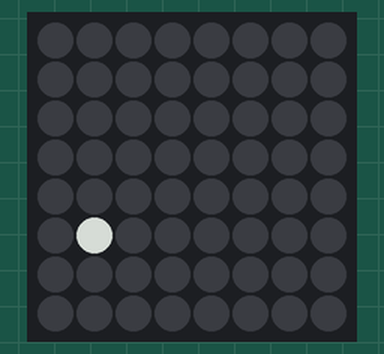
Bench run of a program on a simulated Raspberry Pi (BCM pin numbers) with a Sense HAT. Parts: the Sense HAT's 8×8 RGB LED matrix. Dim RGB values are drawn brighter than linear; random numbers come from a fixed seed.

Above: at 0.1 s.
At 1.6 s:
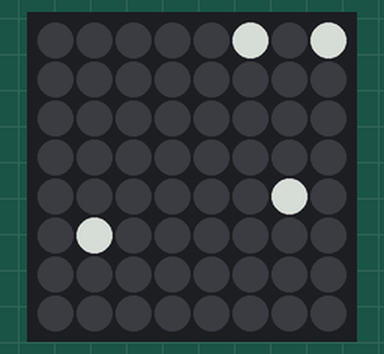
At 6.1 s:
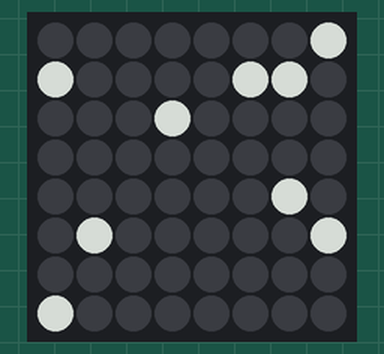
At 10.8 s:
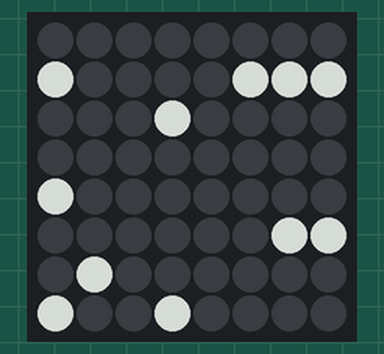
At 17.6 s:
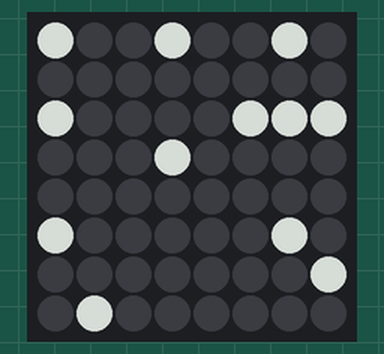
At 31.3 s:
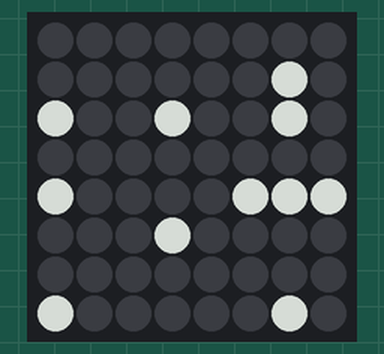

Measured:
- what the display in image 3 shows lasts 1.5 s, from 10.8 s to 12.3 s
- what the display in image 4 shows lasts 1.4 s, from 17.6 s to 19.0 s
- what the display in image 5 shows lasts 1.6 s, from 31.3 s to 32.9 s

The program:

1.py
```python
#!/usr/bin/env python3

# Falling snowflakes

import random
from sense_hat import SenseHat
from random import randint
from time import sleep

sense = SenseHat()

sense.clear()

class Flake:
    x_pos = randint(0, 7)
    y_pos = -1
    r = 150
    g = 150
    b = 150

    def __init__(self):
        self.x_pos = randint(0, 7)
        self.y_pos = randint(0, 7)
        pass

    def fall(self):
        sense.set_pixel(self.x_pos, self.y_pos, 0, 0 , 0)
        if self.y_pos == 7:
            self.y_pos = -1
            self.x_pos = randint(0, 7)
        self.y_pos += 1
        sense.set_pixel(self.x_pos, self.y_pos, self.r, self.g , self.b)


flakes = []
for x in range(0, 14):
    flakes.append(Flake())

iterations = 0

while iterations < 32:
    iterations += 1
    for flake in range(0, len(flakes)):
        flakes[flake].fall()
        sleep(random.random())
        #sleep(random.random(0.1, 0.18))
```
